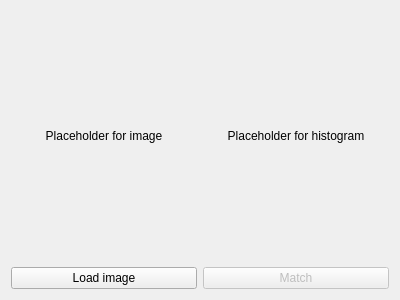
<?xml version="1.0" encoding="UTF-8"?>
<ui version="4.0">
 <class>view_histogram_matching</class>
 <widget class="QWidget" name="view_histogram_matching">
  <property name="geometry">
   <rect>
    <x>0</x>
    <y>0</y>
    <width>400</width>
    <height>300</height>
   </rect>
  </property>
  <property name="windowTitle">
   <string>Photochopp - Histogram Matching</string>
  </property>
  <property name="windowIcon">
   <iconset theme="insert-image">
    <normaloff>.</normaloff>.</iconset>
  </property>
  <layout class="QGridLayout" name="gridLayout">
   <item row="0" column="0">
    <widget class="QLabel" name="image">
     <property name="text">
      <string>Placeholder for image</string>
     </property>
     <property name="alignment">
      <set>Qt::AlignCenter</set>
     </property>
    </widget>
   </item>
   <item row="1" column="0">
    <widget class="QPushButton" name="match_bt_io_load">
     <property name="text">
      <string>Load image</string>
     </property>
    </widget>
   </item>
   <item row="1" column="1">
    <widget class="QPushButton" name="match_bt_match">
     <property name="enabled">
      <bool>false</bool>
     </property>
     <property name="text">
      <string>Match</string>
     </property>
    </widget>
   </item>
   <item row="0" column="1">
    <widget class="QLabel" name="hist">
     <property name="text">
      <string>Placeholder for histogram</string>
     </property>
     <property name="alignment">
      <set>Qt::AlignCenter</set>
     </property>
    </widget>
   </item>
  </layout>
 </widget>
 <resources/>
 <connections/>
</ui>
